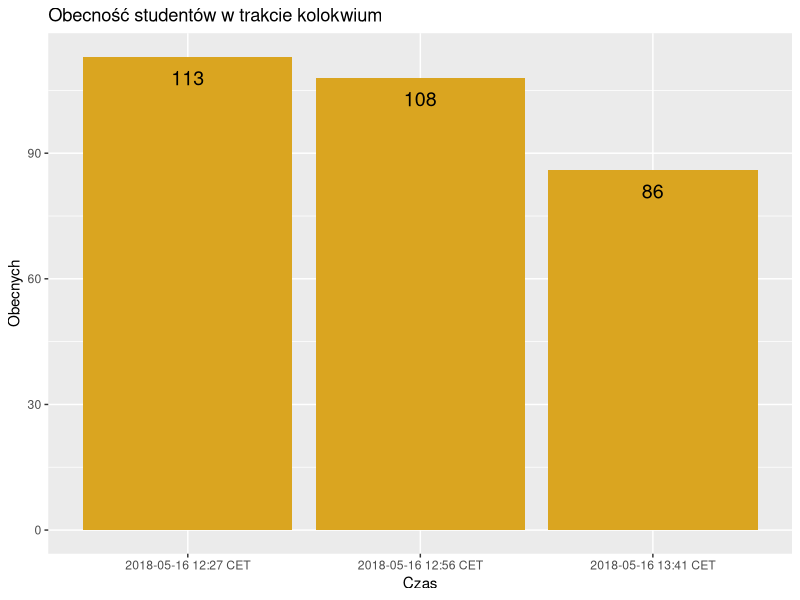
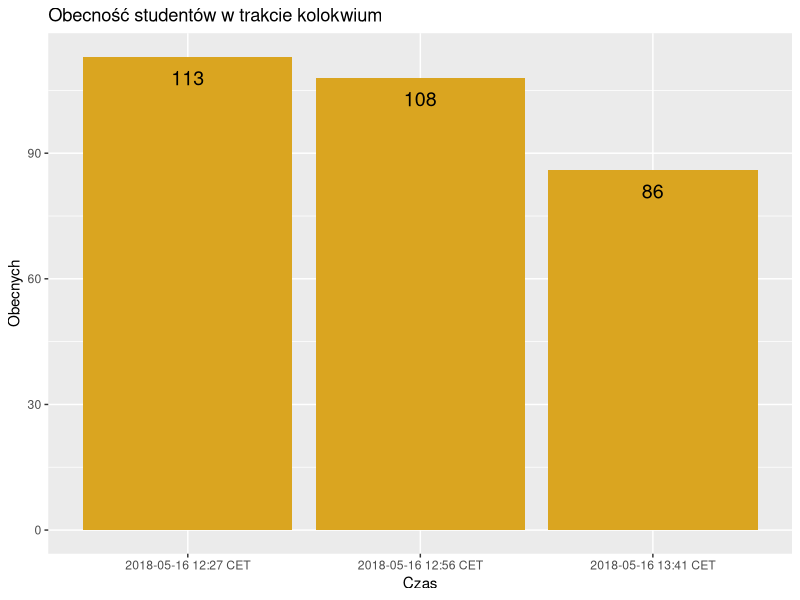

Here is the R script that generated these plots, in order:
library(ggplot2)

data <- data.frame(liczebnosc = c(113, 108, 86),
                   date = c("2018-05-16 12:27 CET", "2018-05-16 12:56 CET", "2018-05-16 13:41 CET"))

ggplot(data = data, aes(x = date, y = liczebnosc, fill = "")) + 
  geom_bar(stat = "identity") + 
  geom_text(aes(label = liczebnosc), nudge_y = -5, size = 5) + 
  scale_fill_manual(values = "goldenrod") + 
  xlab(label = "Czas") + 
  ylab(label = "Obecnych") + 
  theme(legend.position = "none") + 
  ggtitle("Obecność studentów w trakcie kolokwium")

ggsave('obecnosc.png')
